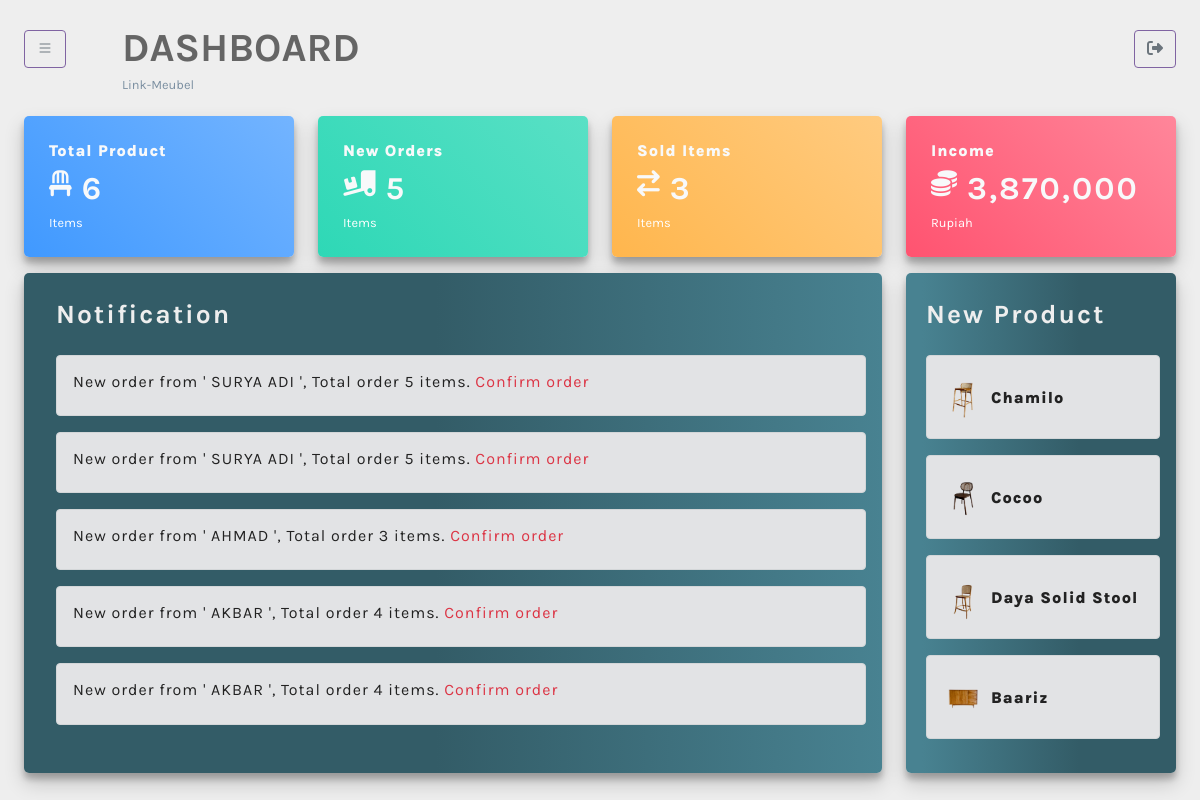
The app's page /admin/index.php with its own data.
### tables this page shows
CREATE TABLE `user` (
  `id` int(11) NOT NULL,
  `nama_user` varchar(50) NOT NULL,
  `username` varchar(50) NOT NULL,
  `password` varchar(225) NOT NULL,
  `no_hp` varchar(100) NOT NULL,
  `level_user` varchar(25) NOT NULL
);

CREATE TABLE `tb_produk` (
  `id_produk` int(11) NOT NULL,
  `nama` varchar(35) NOT NULL,
  `harga` int(20) NOT NULL,
  `stok` int(10) NOT NULL,
  `keterangan` varchar(100) NOT NULL,
  `kategori` varchar(35) NOT NULL,
  `foto` varchar(255) NOT NULL
);

### admin/fungsi-index.php (called while the page is built)
<?php
include_once '../fungsi/fungsi.php';
$query = mysqli_query($konek, "SELECT COUNT(id_produk) AS jumlah FROM tb_produk");
$res = mysqli_fetch_assoc($query);
$count_total_product = $res["jumlah"];
$query = mysqli_query($konek, "SELECT * FROM transaksi_item WHERE proses_status='payment confirmation' GROUP BY no_trans");
$res = mysqli_num_rows($query);
$count_total_new_order = $res;
$query = mysqli_query($konek, "SELECT * FROM transaksi_item WHERE proses_status='done' GROUP BY no_trans");
$res = mysqli_num_rows($query);
$count_total_sold_items = $res;
$query = mysqli_query($konek, "SELECT SUM(harga*jumlah) AS income FROM transaksi_item WHERE proses_status='done'");
$res = mysqli_fetch_assoc($query);
$count_income = $res["income"];
$new_product = query("SELECT * FROM tb_produk ORDER BY id_produk DESC LIMIT 4");
$new_order = query("SELECT *, SUM(transaksi_item.jumlah) AS jml_item FROM transaksi_item LEFT JOIN user ON transaksi_item.id_user = user.id WHERE proses_status='payment confirmation' OR proses_status='repayment' GROUP BY no_trans ORDER BY no_trans DESC");
?>

### fungsi/fungsi.php (called while the page is built, shortened)
<?php
$db_server = "localhost";
$db_username = "root";
$db_password = "";
$db_name = "db_mebel";
$konek = mysqli_connect($db_server, $db_username, $db_password, $db_name);
function query($query)
{
    global $konek;
    $result = mysqli_query($konek, $query);
    $rows = [];
    while ($row = mysqli_fetch_assoc($result)) {
        $rows[] = $row;
    }
    return $rows;
}

### admin/index.php (the view, shortened to what this page needs)
<?php
include '../fungsi/fungsi.php';
include 'fungsi-index.php';
include 'header.php';
?>
<section class="p-4" id="main-content">
    <div class="row">
        <div class="col-md-1">
            <button class="btn btn-outline-secondary mc" id="button-toggle">
                <i class="bi bi-list nav-col"></i>
            </button>
        </div>
        <div class="col-md-9 float-start">
            <h1><b>DASHBOARD</b></h1>
            <p style="margin-bottom: -7px; margin-top: -5px; color: #7B8FA1 !important;">Link-Meubel</p>
        </div>
        <div class="col-md-2">
            <button class="btn btn-outline-secondary mc float-end" id="button-toggle">
                <i class="fa fa-right-from-bracket nav-col"></i>
            </button>
        </div>
    </div>
    <div class="row dataku mt-1">
        <div class="container">
            <div class="row">
                <div class="col-md-4 col-xl-3">
                    <div class="card bg-c-blue order-card">
                        <div class="card-block">
                            <h6 class="m-b-20 text-light">Total Product</h6>
                            <h2 class="text-right text-light fs-2 mb-1"><i class="fa fa-chair f-left"></i><span
                                    class="ps-2"><?= $count_total_product; ?></span>
                            </h2>
                            <p class="mb-0">Items</p>
                        </div>
                    </div>
                </div>
                <div class="col-md-4 col-xl-3">
                    <div class="card bg-c-green order-card">
                        <div class="card-block">
                            <h6 class="m-b-20 text-light">New Orders</h6>
                            <h2 class="text-right text-light fs-2 mb-1"><i class="fa fa-truck-ramp-box f-left"></i><span
                                    class="ps-2">
                                    <?= $count_total_new_order; ?>
                                </span></h2>
                            <p class="mb-0">Items</p>
                        </div>
                    </div>
                </div>
                <div class="col-md-4 col-xl-3">
                    <div class="card bg-c-yellow order-card">
                        <div class="card-block">
                            <h6 class="m-b-20 text-light">Sold Items</h6>
                            <h2 class="text-right text-light fs-2 mb-1"><i
                                    class="fa fa-arrow-right-arrow-left f-left"></i>
                                <span class="ps-2">
                                    <?= $count_total_sold_items; ?>
                                </span>
                            </h2>
                            <p class="mb-0">Items</p>
                        </div>
                    </div>
                </div>
                <div class="col-md-4 col-xl-3">
                    <div class="card bg-c-pink order-card">
                        <div class="card-block">
                            <h6 class="m-b-20 text-light">Income</h6>
                            <h2 class="text-right text-light fs-2 mb-1"><i class="fa fa-coins f-left"></i><span
                                    class="ps-2"><?= number_format($count_income); ?></span>
                            </h2>
                            <p class="mb-0">Rupiah</p>
                        </div>
                    </div>
                </div>
            </div>
        </div>
    </div>
    <div class="row mt-3">
        <div class="col-md-9">
            <div class="card notif-card">
                <div class="card-body ms-3">
                    <h2 class="mb-4">Notification</h2>
                    <div class="longEnough mCustomScrollbar" data-mcs-theme="dark">
                        <?php
                        foreach ($new_order as $row):
                            ?>
                            <div class="alert alert-secondary" role="alert">
                                <h6 style="font-weight: 400;">
                                    New order from '
                                    <?= strtoupper($row["nama_user"]); ?> ', Total order
                                    <?= $row["jml_item"]; ?> items. <a href="order.php"
                                        class="text-decoration-none text-danger">Confirm order</a>
                                </h6>
                            </div>
                            <?php
                        endforeach;
                        ?>
                    </div>
                </div>
            </div>
        </div>
        <div class="col-md-3">
            <div class="card side-card">
                <div class="card-body ms-1">
                    <h2 class="mb-4">New Product</h2>
                    <?php
                    foreach ($new_product as $row):
                        ?>
                        <div class="alert alert-secondary d-flex" role="alert">
                            <img src="../image/<?= $row["foto"]; ?>" alt="img_product" height="50">
                            <span class="mt-3 ms-2">
                                <h6>
                                    <?= $row["nama"]; ?>
                                </h6>
                            </span>
                        </div>
                        <?php
                    endforeach;
                    ?>
                </div>
            </div>
        </div>
    </div>
</section>
</body>
</html>

### admin/header.php (shortened to what this page needs)
<!DOCTYPE html>
<html lang="en">
<head>
    <link rel="stylesheet" href="https://cdnjs.cloudflare.com/ajax/libs/font-awesome/6.2.1/css/all.min.css"
 />
    <link href="https://cdn.jsdelivr.net/npm/bootstrap@5.0.2/dist/css/bootstrap.min.css" rel="stylesheet"
>
    <link rel="stylesheet" href="https://cdn.jsdelivr.net/npm/bootstrap-icons@1.9.1/font/bootstrap-icons.css" />
    <link rel="stylesheet" href="css/style.css">
    <link rel="stylesheet" href="https://cdn.datatables.net/1.13.5/css/dataTables.bootstrap5.min.css" />
</head>
<body>

### admin/css/style.css (style rules this page uses)
#main-content { transition: 0.4s; font-size: 80%; }
body { background-color: #eee; font-family: 'Karla', sans-serif !important; }
.card-body { color: #100F0F !important; }
h1 { color: #585858e9 !important; }
.btn-outline-secondary { border-color: #8064A2 !important; }
a { text-decoration: none; }
h3, h4, h2 { margin: 10px 0 10px 0; letter-spacing: 2px; font-size: 2.2vmax; color: #111; font-weight: bold; }
h6 { letter-spacing: 1px; color: #222222; font-weight: 800; }
.longEnough { max-height: 380px; overflow: auto; }
.mc { margin-top: 6px; }
#main-content { transition: 0.4s; }
.dataku { padding-top: 25px; }
.order-card { color: #fff; }
.bg-c-blue { background: linear-gradient(45deg,#4099ff,#73b4ff); }
.bg-c-green { background: linear-gradient(45deg,#2ed8b6,#59e0c5); }
.bg-c-yellow { background: linear-gradient(45deg,#FFB64D,#ffcb80); }
.bg-c-pink { background: linear-gradient(45deg,#FF5370,#ff869a); }
.order-card { border-radius: 5px; -webkit-box-shadow: 0 1px 2.94px 0.06px rgba(4,26,55,0.16); box-shadow: rgba(0, 0, 0, 0.19) 0px 10px 20px, rgba(0, 0, 0, 0.23) 0px 6px 6px; border: none; -webkit-transition: all 0.3s ease-in-out; transition: all 0.3s ease-in-out; }
.notif-card { border: none; border-radius: 5px; height:500px; background: rgb(51,92,103); background: linear-gradient(90deg, rgba(51,92,103,1) 48%, rgba(72,130,145,1) 100%); box-shadow: rgba(0, 0, 0, 0.19) 0px 10px 20px, rgba(0, 0, 0, 0.23) 0px 6px 6px; }
.notif-card .card-body h2 { color: #eeeeee; }
.side-card { border: none; border-radius: 5px; height:500px; background: rgb(72,130,145); background: linear-gradient(90deg, rgba(72,130,145,1) 6%, rgba(51,92,103,1) 64%); box-shadow: rgba(0, 0, 0, 0.19) 0px 10px 20px, rgba(0, 0, 0, 0.23) 0px 6px 6px; }
.side-card .card-body h2 { color: #eeeeee; }
.card .card-block { padding: 25px; }
.order-card i { font-size: 26px; }
.f-left { float: left; }

### records on screen
user: nama_user "SURYA ADI", jml_item "5"
user: nama_user "AHMAD", jml_item "3"
user: nama_user "AKBAR", jml_item "4"
tb_produk: foto (picture), nama "Chamilo"
tb_produk: foto (picture), nama "Cocoo"
tb_produk: foto (picture), nama "Daya Solid Stool"
tb_produk: foto (picture), nama "Baariz"

### other values on screen
$count_total_product "6"
$count_total_new_order "5"
$count_total_sold_items "3"
$count_income "3,870,000"
